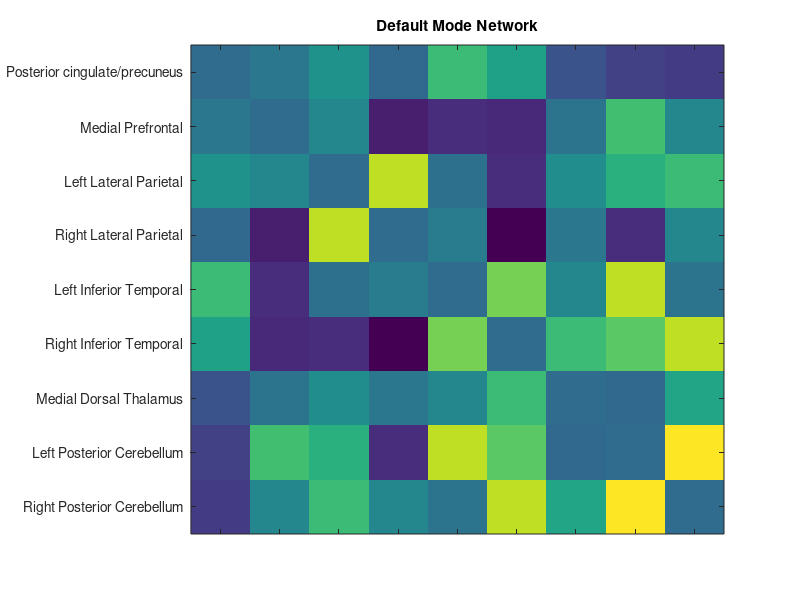

Source code (MATLAB): (Note: this script raises an error after producing the figure.)
% Data 
% Meditation-State Functional Connectivity (msFC): Strengthening 
% of the Dorsal Attention Network and Beyond
% Aurthor: Matthew Johnson 
%%%%%%%%%%%%%%%%%%%%%%%%%%%%%%%%%%%%%%%%%%%%%%%%%%%%%%%%

% Between Group Effects

%%%%%%%%%%%%%%%%%%%%%%%%%%%%%%%%%%%%%%%%%%%%%%%%%%%%%%%%
%% Default Mode Network

% Labels
DMNLabels={'Posterior cingulate/precuneus', 'Medial Prefrontal', ...
    'Left Lateral Parietal', 'Right Lateral Parietal', 'Left Inferior Temporal',...
    'Right Inferior Temporal', 'Medial Dorsal Thalamus',...
    'Left Posterior Cerebellum','Right Posterior Cerebellum'};

DMNLocations=[...
    8 -53 27;
    2 52 10;
    -46 -62 33;
    44 -62 31;
    -56 -10 -17;
    56 -4 -22;
    0, -12 4;
    -32 -68 -38;
    18 -72 -48;]
    
DMN=[ 0 0 0 0 0 0 0 0 0;
    0.11355318 0 0 0 0 0 0 0 0;
    0.41683059 0.32061067 0 0 0 0 0 0 0;
    -0.03990566 -0.73575101 1.54346167 0 0 0 0 0 0;
    0.93290475 -0.63394433 0.05268126 0.17409072 0 0 0 0 0;
    0.59102585 -0.65045136 -0.60608072 -0.98823958 1.21528256 0 0 0 0;
    -0.27911105 0.09609345 0.40756388 0.1265915 0.28706152 0.91792825 0 0 0;
    -0.42347087 0.96663747 0.80656664 -0.62830591 1.51431815 1.10110768 -0.04309445 0 0;
    -0.5005088 0.29482851 0.90852144 0.30401145 0.0854342 1.53892394 0.65650075 1.81553551 0];

%%%%%%%%%%%%%%%%%%%%%%%%%%%%%%%%%%%%%%%%%%%%%%%%%%%%%%%% 
%% Plot DMN
TransposeDMN=(DMN)';
DMN= DMN+TransposeDMN;
imagesc(DMN)
set(gca,'XLim',[0.5 9.5], 'YLim',[0.5 9.5])
set(gca,'XTick',[1:9], 'YTick',[1:9])  
set(gca, 'YTickLabel',DMNLabels, 'XTickLabel', [])
title('Default Mode Network')

%%%%%%%%%%%%%%%%%%%%%%%%%%%%%%%%%%%%%%%%%%%%%%%%%%%%%%%%
%% Plotting the Correlation with respect to the Locations 

wgPlot(DMN,DMNLocations)
DMNLabels2={'PC/PCC', 'MPFC', 'L LP', 'R LP', 'L IT', 'R IT', 'MDT','L PC','R PC'};
text(DMNLocations(:,1)+1, DMNLocations(:,2)+1, DMNLocations(:,3)+1, DMNLabels2');
title('Default Mode Network Correlations')
grid on

%%%%%%%%%%%%%%%%%%%%%%%%%%%%%%%%%%%%%%%%%%%%%%%%%%%%%%%%
%% Calculating axonal volume
Distances=zeros(length(DMNLocations(:,1)),length(DMNLocations(:,1)));
DMNVolume=Distances;
for i=1:length(DMNLocations(:,1))
    for j=1:length(DMNLocations(:,1))
        Distances(i,j)=sqrt((DMNLocations(i,1)-DMNLocations(j,1))^2+...
            (DMNLocations(i,2)-DMNLocations(j,2))^2)+...
            (DMNLocations(i,3)-DMNLocations(j,3))^2;
        DMNVolume(i,j)=Distances(i,j)*DMN(i,j);
    end
end
TotalDMNVol=sum(sum(DMNVolume));

%%%%%%%%%%%%%%%%%%%%%%%%%%%%%%%%%%%%%%%%%%%%%%%%%%%%%%%%%%%%%%%%%%%%%%%%%%%
%% Examine all possible combinations of brain regions 
%%%%%%%%%%%%%%%%%%%%%%%%%%%%%%%%%%%%%%%%%%%%%%%%%%%%%%%%%%%%%%%%%%%%%%%%%%%

%Experienced
Areas=perms(1:9);
Locs=DMNLocations;

NewVolumes=zeros(362880,1);

for i=1:362880
    Locs(1,:)=Locations(Areas(i,1),:);
    Locs(2,:)=Locations(Areas(i,2),:);
    Locs(3,:)=Locations(Areas(i,3),:);
    Locs(4,:)=Locations(Areas(i,4),:);
    Locs(5,:)=Locations(Areas(i,5),:);
    Locs(6,:)=Locations(Areas(i,6),:);   
    Locs(7,:)=Locations(Areas(i,7),:);    
    Locs(8,:)=Locations(Areas(i,8),:);    
    Locs(9,:)=Locations(Areas(i,9),:);
    z=find(EC~=0);
    [j k]=find(EC~=0);
    NewVolumes(i,1)=sum((sqrt((Locs(j,1)-Locs(k,1)).^2+(Locs(j,2)-Locs(k,2)).^2)+...
        (Locs(j,3)-Locs(k,3)).^2).*EC(z));
end
NewVolumes=NewVolumes./TotalDMNVol;
plot(sort(NewVolumes))
xlabel('Arrangement Numbers');
ylabel('Amount of Neural Activity compared to original');
title('DMN Correlations: All Possible Arrangements of Brain Regions');
axis([0 362881 0.6 1.1])

%%%%%%%%%%%%%%%%%%%%%%%%%%%%%%%%%%%%%%%%%%%%%%%%%%%%%%%%
%% Dorsal Attention Network

% Labels
DANLabels={'Left Frontal Eyefield', 'Right Frontal Eyefield', ...
    'Left Posterior IPS', 'Right Posterior IPS', 'Left Anterior IPS', ...
    'Right Anterior IPS', 'Left MT', 'Right MT'};
    

DAN=[ 0 0 0 0 0 0 0 0;
    0.31040452 0 0 0 0 0 0 0;
    -0.06895648 -0.91117578 0 0 0 0 0 0; 
    1.48690868 1.23893297 -1.35158566 0 0 0 0 0;
    0.86765425 -0.44317913 0.67430468 0.45047156 0 0 0 0;
    2.216917 1.13267216 -0.41423442 -0.31084837 0.82881631 0 0 0;
    0.88826522 0.73187341 0.8121265 0.33528222 0.96949473 1.15873859 0 0;
    2.40379655 1.92647685 1.45967123 2.6062609 2.89577123 1.28535601 2.40373963 0];
    

TransposeDAN=(DAN)';
DAN= DAN+TransposeDAN;
imagesc(DAN)
set(gca,'XLim',[0.5 8.5], 'YLim',[0.5 8.5])
set(gca,'XTick',[1:8], 'YTick',[1:8])  
set(gca, 'YTickLabel',DANLabels, 'XTickLabel', [])
title('Dorsal Attention Network')

%%%%%%%%%%%%%%%%%%%%%%%%%%%%%%%%%%%%%%%%%%%%%%%%%%%%%%%%
%% Executive Control Network

% Labels
ECNLabels={'Dorsal Medial PFC', 'Left Anterior PFC', ...
    'Right Anterior PFC', 'Left Superior Parietal', 'Right Superior Parietal'};
    

ECN=[ 0 0 0 0 0;
    0.16841477 0 0 0 0;
    -0.31091113 -0.69439452 0 0 0;
    -0.73965638 -1.03300666 0.449007621 0 0;
    0.52108483 0.55402123 -0.12536615 0.95449354 0];

TransposeECN=ECN';
ECN= ECN+TransposeECN;
imagesc(ECN)
set(gca,'XLim',[0.5 5.5], 'YLim',[0.5 5.5])
set(gca,'XTick',[1:5], 'YTick',[1:5])  
set(gca, 'YTickLabel',ECNLabels, 'XTickLabel', [])
title('Executive Control Network')

%%%%%%%%%%%%%%%%%%%%%%%%%%%%%%%%%%%%%%%%%%%%%%%%%%%%%%%%
%% Saliance Network

% Labels
SNLabels={'Dorsal Anterior Cingulate', 'Left Anterior PFC', ...
    'Right Anterior PFC', 'Left Insula', 'Right Insula', ...
    'Left Lateral Parietal', 'Right Lateral Parietal'};
    

SN=[ 0 0 0 0 0 0 0;
    0.90898511 0 0 0 0 0 0;
    -0.25383124 -0.38113833 0 0 0 0 0;
    0.02684801 -0.75813955 -1.31835793 0 0 0 0;
    0.41976991 -0.84710253 -1.42870933 0.13888497 0 0 0;
    -0.29589018 -1.78208187 -0.27952114 -0.73573779 -0.71776875 0 0;
    -1.11089951 -1.6437564 -1.10015352 -0.36434026 -1.20335322 1.06406012 0];

TransposeSN=SN';
SN= SN+TransposeSN;
imagesc(SN)
set(gca,'XLim',[0.5 7.5], 'YLim',[0.5 7.5])
set(gca,'XTick',[1:7], 'YTick',[1:7])  
set(gca, 'YTickLabel',SNLabels, 'XTickLabel', [])
title('Saliance Network')

%%%%%%%%%%%%%%%%%%%%%%%%%%%%%%%%%%%%%%%%%%%%%%%%%%%%%%%
%% Analysis
%Characteristic Path Length and global efficiency
[DMNcharpathlength, DMNglobaleff] =charpath(DMN);
[DANcharpathlength, DANglobaleff]=charpath(DAN);
[ECNcharpathlength, ECNglobaleff]=charpath(ECN);
[SNcharpathlength, SNglobaleff]=charpath(SN);




